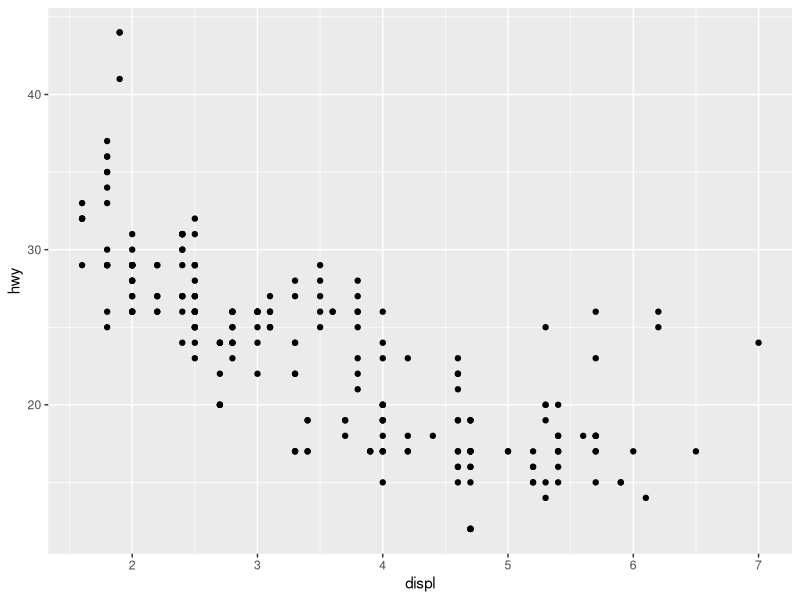
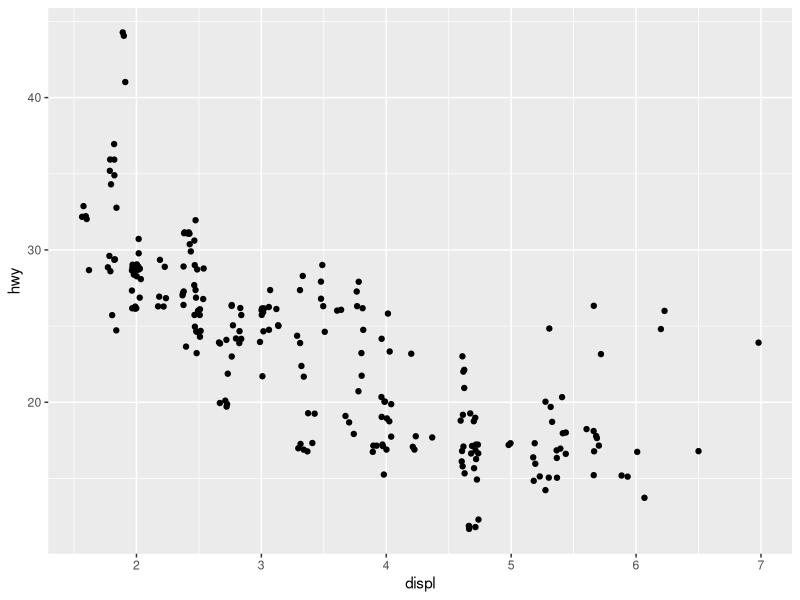
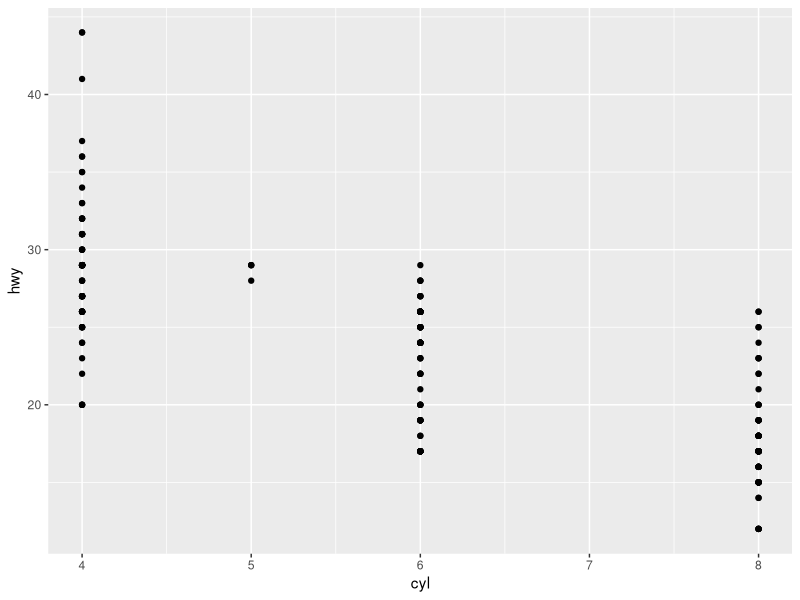
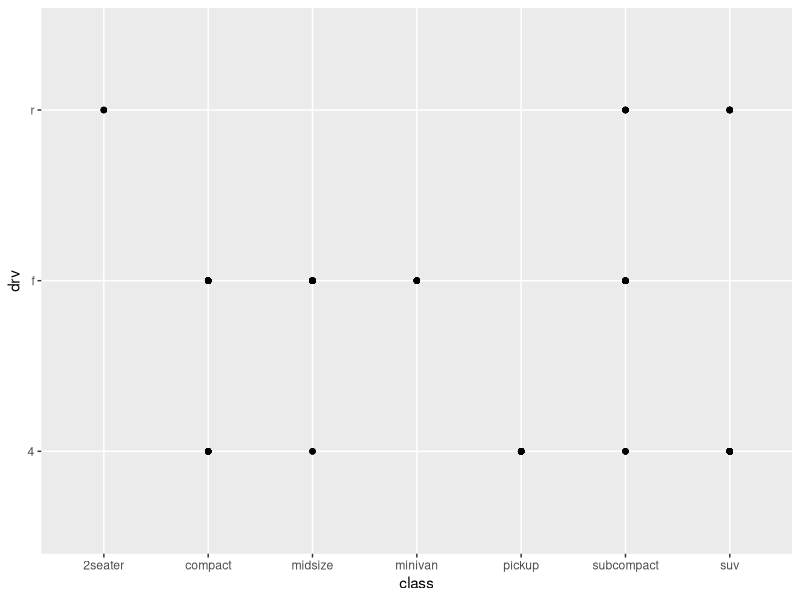
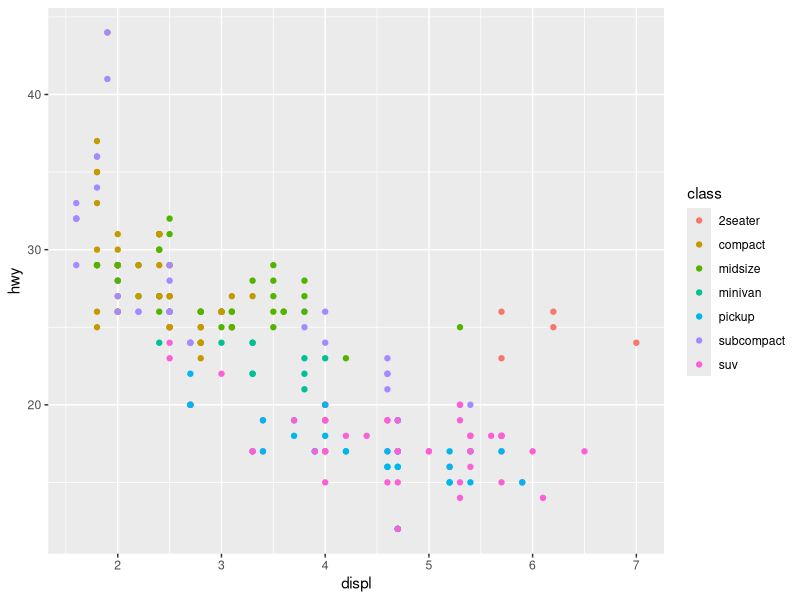
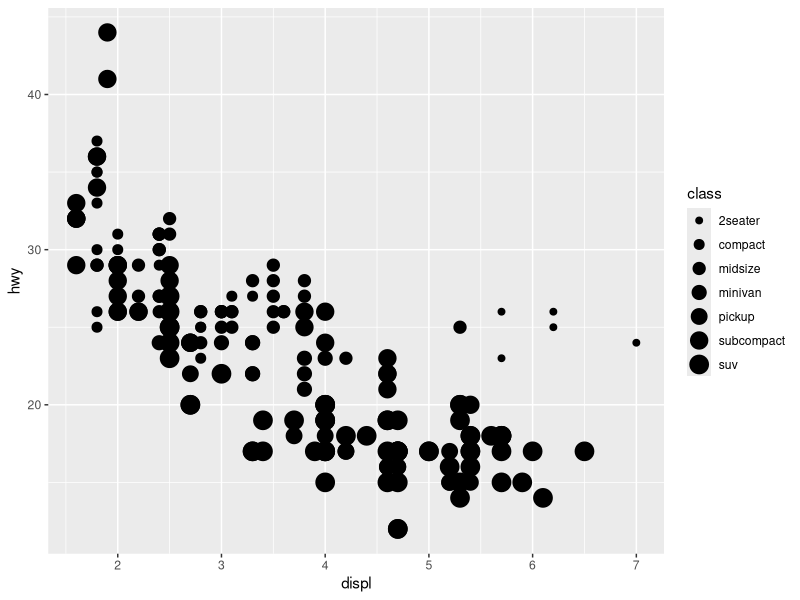
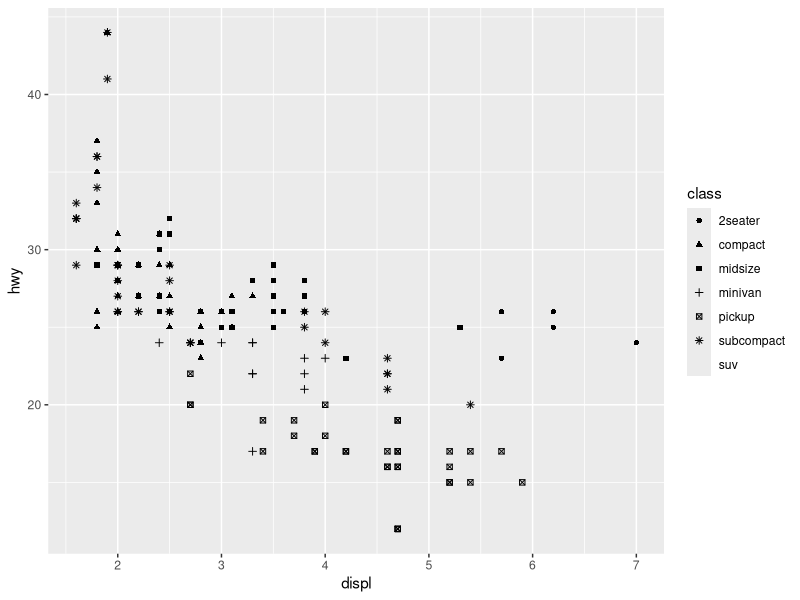
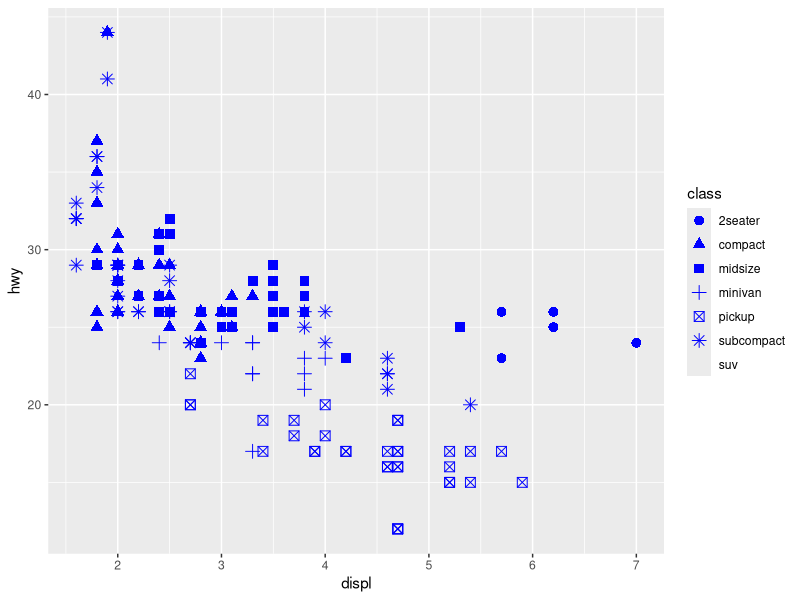

Reproduce these figures in R, in order.
## ---- chunk 1
library(ggplot2)
library(tidyverse)
library(maps)
## ---- chunk 2
ggplot(data = mpg) +
  geom_point(mapping = aes(x = displ, y = hwy))
## ---- chunk 3
ggplot(data = mpg) +
  geom_point(mapping = aes(x = displ, y = hwy), position = 'jitter')
## ---- chunk 4
ggplot(data = mpg) +
  geom_point(mapping = aes(x = cyl, y = hwy))
## ---- chunk 5
ggplot(data = mpg) +
  geom_point(mapping = aes(x = class, y = drv))
## ---- chunk 6
ggplot(data = mpg) +
  geom_point(mapping = aes(x = displ, y = hwy, color = class))
## ---- chunk 7
ggplot(data = mpg) +
  geom_point(mapping = aes(x = displ, y = hwy, size = class))
## ---- chunk 8
ggplot(data = mpg) +
  geom_point(mapping = aes(x = displ, y = hwy, shape = class))
## ---- chunk 9
ggplot(data = mpg) +
  geom_point(mapping = aes(x = displ, y = hwy, shape = class), 
             color = 'blue', size = 3)
## ---- chunk 10
ggplot(data = mpg) +
  geom_point(mapping = aes(x = displ, y = hwy, color = year))
## ---- chunk 11
ggplot(data = mpg) +
  geom_point(mapping = aes(x = displ, y = hwy, size = year))
## ---- chunk 12
ggplot(data = mpg) +
  geom_point(mapping = aes(x = displ, y = hwy, 
                           shape = class, color = class, size = class))
## ---- chunk 13
ggplot(data = mpg) +
  geom_point(mapping = aes(x = displ, y = hwy), shape = 21, stroke = 1)
## ---- chunk 14
ggplot(data = mpg) +
  geom_point(mapping = aes(x = displ, y = hwy, color = displ < 5))
## ---- chunk 15
ggplot(data = mpg) +
  geom_point(mapping = aes(x = displ, y = hwy)) +
  facet_wrap(~ class, nrow = 2) # facet_wrap takes only 1 variable
## ---- chunk 16
ggplot(data = mpg) +
  geom_point(mapping = aes(x = displ, y = hwy)) +
  facet_grid(drv ~ cyl) # facet_grid figures out how many rows/cols.
                        # First variable faceted along rows.
                        # Second variable faceted along columns.
## ---- chunk 17
ggplot(data = mpg) +
  geom_point(mapping = aes(x = displ, y = hwy)) +
  facet_grid(. ~ cyl) # To not facet along row or col, put a . there
## ---- chunk 18
ggplot(data = mpg) +
  geom_point(mapping = aes(x = displ, y = hwy)) +
  facet_grid(cyl ~ .) # To not facet along row or col, put a . there
## ---- chunk 19
ggplot(data = mpg) +
  geom_point(mapping = aes(x = displ, y = hwy)) +
  facet_grid(. ~ year) # When faceting on a continuous variable,
                       # only the minimum and maximum values
                       # of the variable are used for faceting.
## ---- chunk 20
ggplot(data = mpg, mapping = aes(x = displ, y = hwy)) +
  geom_point() +
  geom_smooth()  # fit the data with a smooth line.
## ---- chunk 21
ggplot(data = mpg, mapping = aes(x = displ, y = hwy)) +
  geom_smooth(mapping = aes(linetype = drv, color = drv)) +
  geom_point(mapping = aes(color = drv))
## ---- chunk 22
ggplot(data = mpg, mapping = aes(x = displ, y = hwy)) +
  geom_smooth(mapping = aes(linetype = drv, color = drv), show.legend = FALSE) +
  geom_point(mapping = aes(color = drv), show.legend = FALSE)
## ---- chunk 23
ggplot(data = mpg, mapping = aes(x = displ, y = hwy)) +
  geom_point(mapping = aes(color = class)) +
  geom_smooth(data = filter(mpg, class == 'subcompact'), # select only 
                                                         # subcompact cars.
              se = FALSE) # SE shows the 95% confidence interval, and is the 
                          # gray shaded area around the smooth fit line.
## ---- chunk 24
ggplot(data = filter(mpg, drv == 'f'), mapping = aes(x = displ, y = hwy)) + 
  geom_point()
## ---- chunk 25
ggplot(data = mpg, mapping = aes(x = drv, y = hwy)) + 
  geom_boxplot()
## ---- chunk 26
ggplot(data = mpg, mapping = aes(x = hwy, y = displ)) +
  geom_area()
## ---- chunk 27
ggplot(data = mpg, mapping = aes(x = displ, y = hwy, color = drv)) +
  geom_point() +
  geom_smooth(se = FALSE)
## ---- chunk 28
ggplot(data = mpg, mapping = aes(x = displ, y = hwy)) +
  geom_point() + 
  geom_smooth(se = FALSE)
## ---- chunk 29
ggplot(data = mpg, mapping = aes(x = displ, y = hwy)) +
  geom_point() +
  geom_smooth(data = filter(mpg, drv == '4'), se = FALSE) +
  geom_smooth(data = filter(mpg, drv == 'f'), se = FALSE) +
  geom_smooth(data = filter(mpg, drv == 'r'), se = FALSE)
## ---- chunk 30
ggplot(data = mpg, mapping = aes(x = displ, y = hwy, color = drv)) +
  geom_point() +
  geom_smooth(se = FALSE)
## ---- chunk 31
ggplot(data = mpg, mapping = aes(x = displ, y = hwy)) +
  geom_point(mapping = aes(color = drv)) + 
  geom_smooth(se = FALSE)
## ---- chunk 32
ggplot(data = mpg, mapping = aes(x = displ, y = hwy, color = drv)) +
  geom_point() +
  geom_smooth(mapping = aes(linetype = drv), se = FALSE)
## ---- chunk 33
ggplot(data = mpg, mapping = aes(x = displ, y = hwy, color = drv)) +
  geom_point()
## ---- chunk 34
ggplot(data = diamonds) +
  geom_bar(mapping = aes(x = cut))
## ---- chunk 35
ggplot(data = diamonds) +
  stat_count(mapping = aes(x = cut))
## ---- chunk 36
demo <- tribble(
  ~cut,       ~freq,
  'fair',     101,
  'good',     202,
  'v good',   230,
  'premium',  480,
  'ideal',    820
)
ggplot(data = demo) +
  geom_bar(mapping = aes(x = cut, y = freq), 
           stat = "identity") # Change default stat associated with this geom.
                              # Change default geom associated with stat
                              # when using stat_* functions using geom=...
## ---- chunk 37
ggplot(data = diamonds) +
  geom_bar(mapping = aes(x = cut, 
                         y = stat(prop), # plot proportions. Not a stat?
                         group = 1))     # group = 1 says add all proportions.
                                         # Without this, geom_bar does not know
                                         # what to do with the individual
                                         # proportions.
## ---- chunk 38
ggplot(data = diamonds) +
  geom_bar(mapping = aes(x = cut, fill = color, y = after_stat(prop)))
## ---- chunk 39
ggplot(data = diamonds) +
  geom_bar(mapping = aes(x = cut, fill = color, y = after_stat(prop),
                         group = color)) # ??? is this correct?
# Without the group variable, geom_bar does not know what to do with all
# the proportions. group = color tells it to split all colors for each cut.
# Is this right ???
## ---- chunk 40
ggplot(data = diamonds) +
  geom_bar(mapping = aes(x = cut, fill = clarity))
## ---- chunk 41
ggplot(data = diamonds) +
  geom_bar(mapping = aes(x = cut, fill = clarity), position = 'fill')
## ---- chunk 42
ggplot(data = diamonds) +
  geom_bar(mapping = aes(x = cut, fill = clarity), position = 'dodge')
## ---- chunk 43
ggplot(data = mpg, mapping = aes(x = cty, y = hwy)) + geom_point()
## ---- chunk 44
ggplot(data = mpg, mapping = aes(x = cty, y = hwy)) +
  geom_point(position = 'jitter')
## ---- chunk 45
ggplot(data = mpg, mapping = aes(x = cty, y = hwy)) +
  geom_count()
## ---- chunk 46
ggplot(data = mpg) +
  geom_boxplot(mapping = aes(x = class, y = displ), position='dodge')
## ---- chunk 47
ggplot(data = diamonds) +
  stat_summary(  # stat_summary uses geom pointrange
    mapping = aes(x = cut, y = depth),
    fun.min = min,
    fun.max = max,
    fun = median
  )
## ---- chunk 48
ggplot(data = mpg, mapping = aes(x = class, y = hwy)) +
  geom_boxplot() +
  coord_flip()
## ---- chunk 49
nz <- map_data('nz')
ggplot(nz, aes(long, lat, group = group)) +
  geom_polygon(fill = 'white', color = 'black')
ggplot(nz, aes(long, lat, group = group)) +
  geom_polygon(fill = 'white', color = 'black') +
  coord_quickmap()
## ---- chunk 50
bar <- ggplot(data = diamonds) +
  geom_bar(
    mapping = aes(x = cut, fill = cut),
    show.legend = FALSE,
    width = 1
  ) +
  theme(aspect.ratio = 1) +
  labs(x = NULL, y = NULL) # labs() can modify axis, legend and plot labels.
                           # x = '', y = '' modifies the axis labels
                           # title/subtitle = '' explains main findings
                           # caption = '' gives information on data source
                           # tag = '' identifies a plot to differentiate it
                           #          among multiple plots.
                           # All of these can be set to waiver(). This indicates
                           # that the default value should be used instead.

bar + coord_flip()
bar + coord_polar()
## ---- chunk 51
ggplot(data = mpg, mapping = aes(x = cty, y = hwy)) +
  geom_point() +
  geom_abline()
ggplot(data = mpg, mapping = aes(x = cty, y = hwy)) +
  geom_point() +
  geom_abline() +
  coord_fixed() # coord_fixed() sets the ratio of the  screen distance
                # of 1 unit on the y axis to 1 unit on the x axis.
                # The default ratio in the coord_fixed() function is 1.
                # This allows us to compare two different plots that we create
                # with the same ratio.
                # Without this fix, the ratios could be different among
                # a set of graphs.
